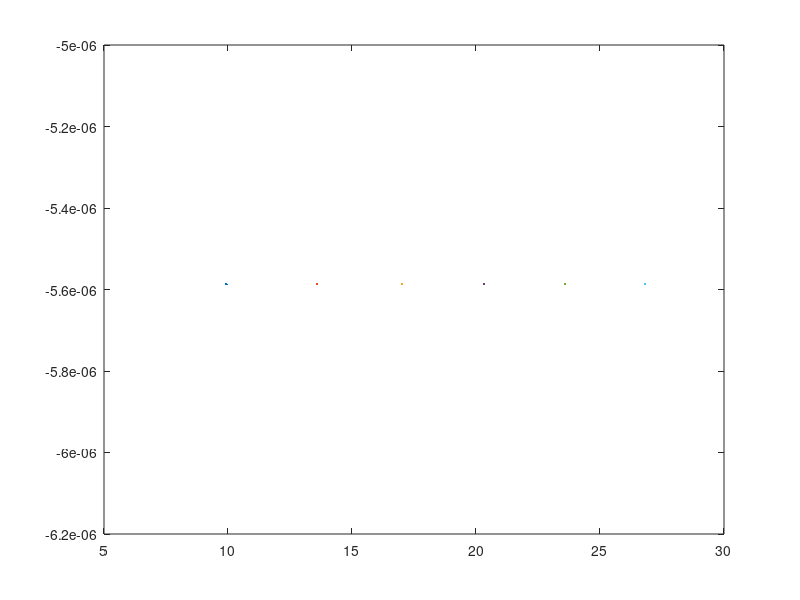

This figure's MATLAB source:
%%% j'ai utilisé besselzero pour trouver les 6 zéros presentés en vecteur y "besselzero(6,6,1)" 
y=[9.9361 13.5893 17.0038 20.3208 23.5861 26.8202]
for m= 1 : 6
for t= 1 : 6
for i= 1 : 6    
    z = besselj(m,y(i),1)*cos(y(i)*t);
end
end
end
figure 
plot(y,z)
